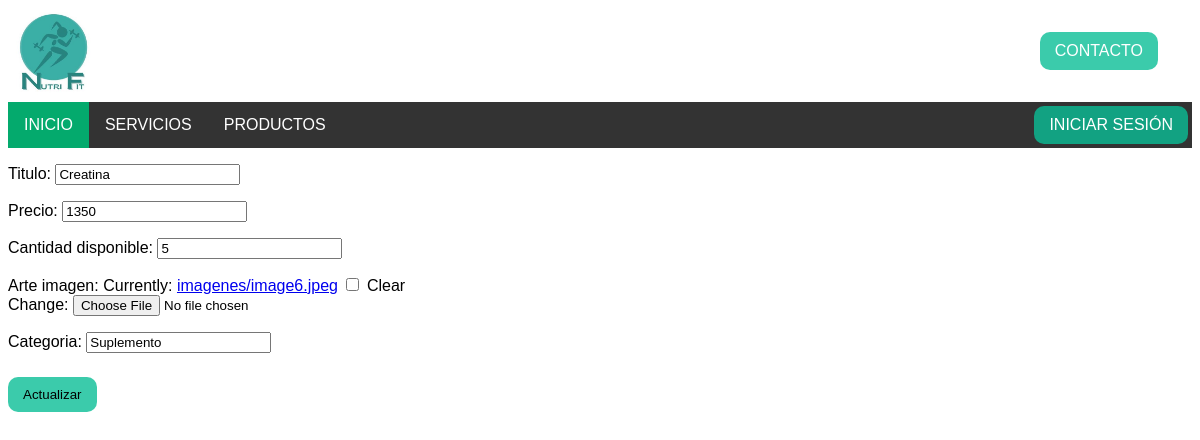
Page /editar_producto/2/ on the committed database.
### nutrifitapp/models.py (models this page shows, shortened)
class Producto(models.Model):
    titulo = models.CharField(max_length=255)
    precio = models.CharField(max_length=100)
    cantidad_disponible = models.CharField(max_length=255)
    arte_imagen = models.ImageField(null=True, blank=True,  upload_to="imagenes/")
    categoria = models.CharField(max_length=255, default="sin categoría")

### nutrifitapp/views.py (the view)
# urls.py: path("editar_producto/<int:pk>/", EditarProductoView.as_view(), name="editar_producto"),
class EditarProductoView(UpdateView):
    model = Producto
    template_name = "editar_producto.html"
    fields = "__all__"
    success_url = reverse_lazy("inicio")

### nutrifitapp/templates/editar_producto.html (shortened to what this page needs)
{% extends 'base.html' %}
{% block content %}
<div>
    <form method="POST" enctype="multipart/form-data">
        {{ form.as_p }}
        <button style="display:block; border:none; margin-top:24px; margin-right:4px; background-color:rgba(10, 190, 150, 0.8); padding-left:15px; padding-right:15px; padding-top:10px; padding-bottom:10px; border-radius:10px; text-decoration:none;">Actualizar</button>
    </form>
</div>
{% endblock %}

### nutrifitapp/templates/base.html (style rules this page uses)
* { font-family: Arial, Helvetica, sans-serif; }
li a, { display: block; color: white; text-align: center; padding: 14px 16px; text-decoration: none; }

### rows in the picture
Producto: titulo "Creatina", precio "1350", cantidad_disponible "5", categoria "Suplemento"
